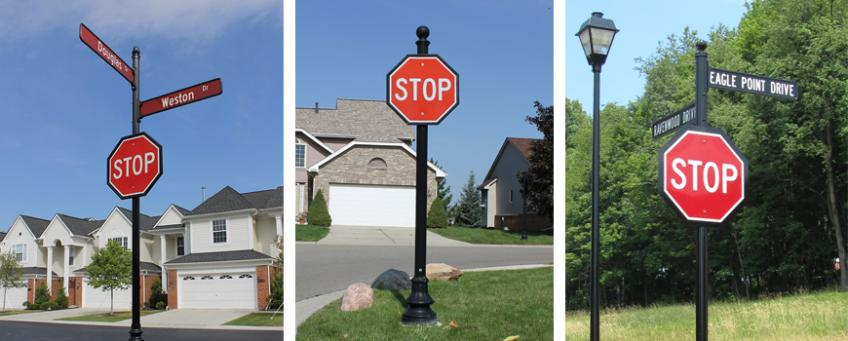
#> input picture first/stop_sign.jpg, 848 x 341 px, found by its file name
$ python contour.py
#> lines starting #> are read from the running program, lines starting #| are printed output that depends on the picture
import cv2
import numpy as np
import sys

image = "C:/Users/brian/Code/testing/first/stop_sign.jpg"

#display
width = 900
height = 480
display = "Display_Window"

img = cv2.imread(image)
#> img is the input picture: shape (341, 848, 3); mean B, G, R 131.9, 128.3, 116.9
img = cv2.resize(img, (width,height))
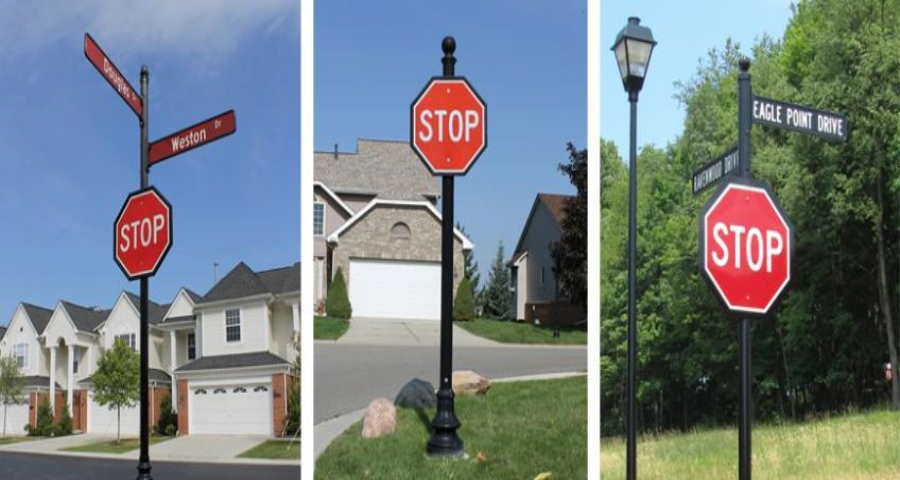
#> img: shape (480, 900, 3); mean B, G, R 131.8, 128.2, 116.8
img = cv2.blur(img, (5,5))

def contours(self):

    img = self

    img2 = img.copy()

    edge_img = cv2.Canny(img, 100, 150)
    contours, _= cv2.findContours(edge_img, cv2.RETR_TREE, cv2.CHAIN_APPROX_SIMPLE)

    contour_list = []
    for contour in contours:
        approx = cv2.approxPolyDP(contour,0.01*cv2.arcLength(contour,True),True)
        area = cv2.contourArea(contour)
        if ((len(approx) == 8) & (area > 400) ):
            contour_list.append(contour)

    cv2.drawContours(img2, contour_list,  -1, (255,0,0), 2)
    cv2.imshow('Objects Detected',img2)
    cv2.waitKey(0)

    cv2.imshow('Edge_shown', edge_img)
    cv2.waitKey(0)


'''
def coordinates(contours):

    font = cv2.FONT_HERSHEY_COMPLEX

    n = contours.approx.ravel()
    i = 0

    for j in n :
        if(i % 2 == 0):
            x = n[i]
            y = n[i + 1]

            # String containing the co-ordinates.
            string = str(x) + " " + str(y)

            if(i == 0):
                # text on topmost co-ordinate.
                cv2.putText(img2, "Arrow tip", (x, y),
                                font, 0.5, (255, 0, 0))
            else:
                # text on remaining co-ordinates.
                cv2.putText(img2, string, (x, y),
                            font, 0.5, (0, 255, 0))
        i = i + 1

    # Showing the final image.
    cv2.imshow('image2', img2)
    cv2.waitKey(0)
    '''

$ run again, with first/red_ball.jpg copied over first/stop_sign.jpg
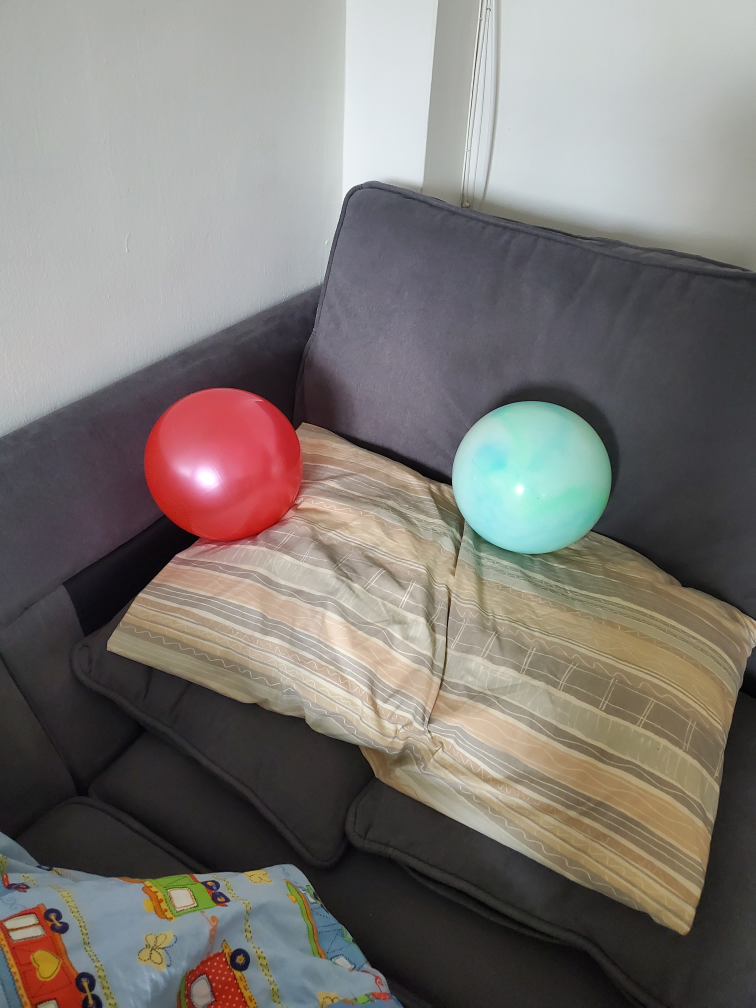
#> input picture first/red_ball.jpg, 3024 x 4032 px, found by its file name (shown at 1/4 size)
#> img is the input picture: shape (4032, 3024, 3); mean B, G, R 116.5, 120.7, 125.7
#> `img = cv2.resize(img, (width,height))`:
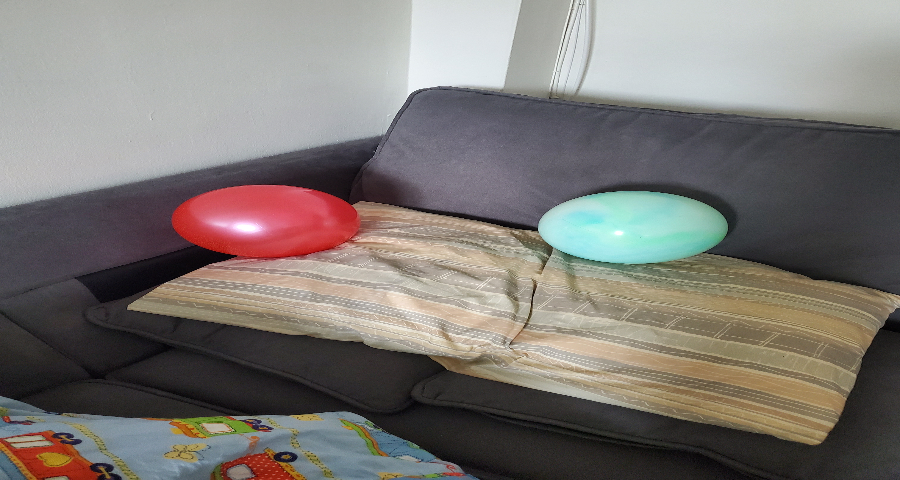
#> img: shape (480, 900, 3); mean B, G, R 116.4, 120.6, 125.6
